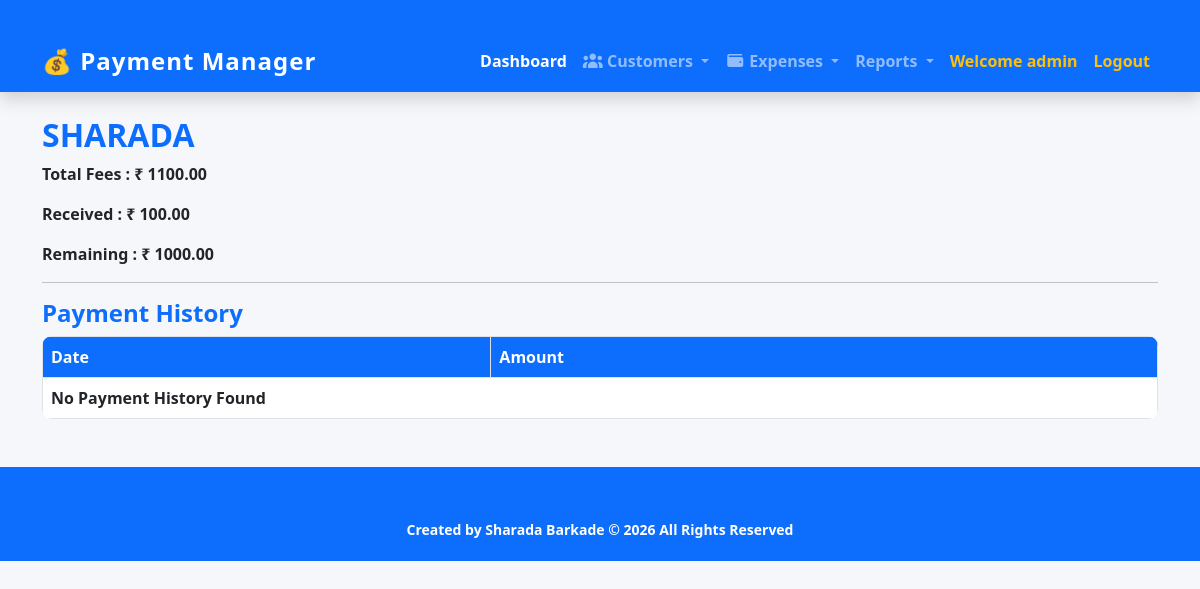
The page /customer/11/ (signed in) on the database its author committed.
### customers/models.py (models this page shows, shortened)
class Customer(models.Model):
    name = models.CharField(max_length=100)
    tasks = models.TextField(blank=True)
    mobile = models.CharField(max_length=10,blank=True)
    total_fees = models.DecimalField(max_digits=10, decimal_places=2)
    received_payment = models.DecimalField(max_digits=10, decimal_places=2, default=0)
    @property
    def remaining_payment(self):
        return self.total_fees - self.received_payment

### customers/views.py (the view)
@login_required
def customer_detail(request, pk):
    customer = Customer.objects.get(id=pk)
    history = PaymentHistory.objects.filter(
        customer=customer
    ).order_by('-payment_date')
    return render(
        request,
        'customer_detail.html',
        {
            'customer': customer,
            'history': history
        }
    )

### templates/customer_detail.html
{% extends 'base.html' %}
{% block content %}
<h2 class="fw-bold">{{ customer.name|upper }}</h2>
<p class="fw-bold">Total Fees : ₹ {{ customer.total_fees }}</p>
<p class="fw-bold">Received : ₹ {{ customer.received_payment }}</p>
<p class="fw-bold">Remaining : ₹ {{ customer.remaining_payment }}</p>
<hr>
<h4 class="text-primary fw-bold">Payment History</h4>
<table class="table table-bordered fw-bold">
<tr>
    <th>Date</th>
    <th>Amount</th>
</tr>
{% for payment in history %}
<tr>
    <td>{{ payment.payment_date|date:"d-m-Y" }}</td>
    <td>₹ {{ payment.amount }}</td>
</tr>
{% empty %}
<tr>
    <td colspan="2">
        No Payment History Found
    </td>
</tr>
{% endfor %}
</table>
{% endblock %}

### templates/base.html (shortened to what this page needs)
{% load static %}
<!DOCTYPE html>
<html lang="en">
<head>
    <link href="https://cdn.jsdelivr.net/npm/bootstrap@5.3.0/dist/css/bootstrap.min.css"
          rel="stylesheet">
    <link rel="stylesheet" href="{% static 'css/style.css' %}">
    <link rel="stylesheet" href="https://cdnjs.cloudflare.com/ajax/libs/font-awesome/7.0.1/css/all.min.css" />
</head>
<body>
<nav class="navbar navbar-expand-lg navbar-dark bg-primary shadow">
    <div class="container">
        <a class="navbar-brand fw-bold fs-4" href="/">
            💰 Payment Manager
        </a>
        <div class="collapse navbar-collapse"
             id="navbarNav">
            <ul class="navbar-nav ms-auto">
    {% if user.is_authenticated %}
                <li class="nav-item">
            <a class="nav-link active" href="{% url 'dashboard' %}">
                Dashboard
            </a>
        </li>
        <li class="nav-item dropdown">
    <a class="nav-link dropdown-toggle fw-bold"
       href="#"
       role="button"
       data-bs-toggle="dropdown">
        <i class="fa-solid fa-users"></i>
        Customers
    </a>
</li>
       <li class="nav-item dropdown">
    <a class="nav-link dropdown-toggle fw-bold"
       href="#"
       role="button"
       data-bs-toggle="dropdown">
        <i class="fa-solid fa-wallet"></i>
        Expenses
    </a>
    <li class="nav-item  dropdown">
    <a class="nav-link dropdown-toggle"
       href="#"
       data-bs-toggle="dropdown">
        Reports
    </a>
</li>
</li>
        <li class="nav-item">
            <span class="nav-link fw-bold text-warning">
                Welcome {{ user.username }}
            </span>
        </li>
        <li class="nav-item">
            <a class="nav-link active text-warning" href="{% url 'logout' %}">
                Logout
            </a>
        </li>
    {% endif %}
</ul>
        </div>
    </div>
</nav>
<div class="container mt-4">
    {% block content %}
    {% endblock %}
</div>
<footer class="footer mt-5">
    <div class="container text-center fw-bold">
        <small>
            Created by Sharada Barkade © 2026 All Rights Reserved
        </small>
    </div>
</footer>
</body>
</html>

### static/css/style.css (style rules this page uses)
body { background-color:#f5f7fa; }
.container { margin-top:30px; }
h2,h3 { color:#0d6efd; font-weight:bold; }
.table { background:white; border-radius:10px; overflow:hidden; }
.table th { background:#0d6efd; color:white; }
.footer { background:#0d6efd; color:white; padding:20px; margin-top:50px; }
.navbar-brand { letter-spacing:1px; }
.nav-link { font-weight:600; }
.navbar-brand { font-size: 24px; }
.nav-link { font-weight: 600; }
.footer { background:#0d6efd; color:white; padding:20px; }

### rows shown on the page
Customer: name "SHARADA", total_fees "1100.00", received_payment "100.00", remaining_payment "1000.00"

### other values the page prints
{{ user.username }} "admin"
